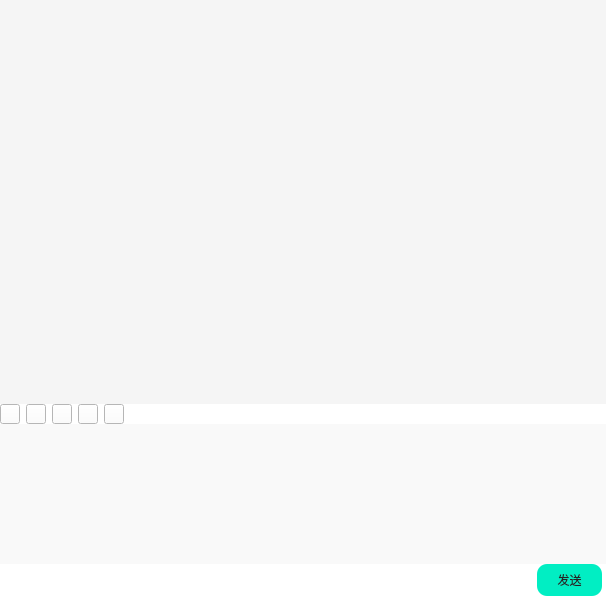
<?xml version="1.0" encoding="UTF-8"?>
<ui version="4.0">
 <class>Lx_NewChat</class>
 <widget class="QWidget" name="Lx_NewChat">
  <property name="geometry">
   <rect>
    <x>0</x>
    <y>0</y>
    <width>606</width>
    <height>598</height>
   </rect>
  </property>
  <property name="windowTitle">
   <string>Lx_NewChat</string>
  </property>
  <property name="styleSheet">
   <string notr="true">background-color: rgb(255, 255, 255);</string>
  </property>
  <layout class="QVBoxLayout" name="verticalLayout">
   <property name="spacing">
    <number>0</number>
   </property>
   <property name="leftMargin">
    <number>0</number>
   </property>
   <property name="topMargin">
    <number>0</number>
   </property>
   <property name="rightMargin">
    <number>0</number>
   </property>
   <property name="bottomMargin">
    <number>2</number>
   </property>
   <item>
    <widget class="Lx_ChatView" name="listView">
     <property name="styleSheet">
      <string notr="true">QWidget{
background-color:#F5F5F5;
border:none;
color:black;
}</string>
     </property>
     <property name="horizontalScrollBarPolicy">
      <enum>Qt::ScrollBarAlwaysOff</enum>
     </property>
    </widget>
   </item>
   <item>
    <layout class="QHBoxLayout" name="horizontalLayout">
     <property name="spacing">
      <number>6</number>
     </property>
     <item>
      <widget class="QPushButton" name="btn_emo1">
       <property name="minimumSize">
        <size>
         <width>20</width>
         <height>20</height>
        </size>
       </property>
       <property name="maximumSize">
        <size>
         <width>20</width>
         <height>20</height>
        </size>
       </property>
       <property name="styleSheet">
        <string notr="true">border-image: url(:/image/pic/ico_emoji1.png);</string>
       </property>
       <property name="text">
        <string/>
       </property>
      </widget>
     </item>
     <item>
      <widget class="QPushButton" name="btn_emo2">
       <property name="minimumSize">
        <size>
         <width>20</width>
         <height>20</height>
        </size>
       </property>
       <property name="maximumSize">
        <size>
         <width>20</width>
         <height>20</height>
        </size>
       </property>
       <property name="styleSheet">
        <string notr="true">border-image: url(:/image/pic/ico_emoji2.png);</string>
       </property>
       <property name="text">
        <string/>
       </property>
      </widget>
     </item>
     <item>
      <widget class="QPushButton" name="btn_emo3">
       <property name="minimumSize">
        <size>
         <width>20</width>
         <height>20</height>
        </size>
       </property>
       <property name="maximumSize">
        <size>
         <width>20</width>
         <height>20</height>
        </size>
       </property>
       <property name="styleSheet">
        <string notr="true">border-image: url(:/image/pic/ico_emoji3.png);</string>
       </property>
       <property name="text">
        <string/>
       </property>
      </widget>
     </item>
     <item>
      <widget class="QPushButton" name="btn_emo4">
       <property name="minimumSize">
        <size>
         <width>20</width>
         <height>20</height>
        </size>
       </property>
       <property name="maximumSize">
        <size>
         <width>20</width>
         <height>20</height>
        </size>
       </property>
       <property name="styleSheet">
        <string notr="true">border-image: url(:/image/pic/1.gif);</string>
       </property>
       <property name="text">
        <string/>
       </property>
      </widget>
     </item>
     <item>
      <widget class="QPushButton" name="btn_emo5">
       <property name="minimumSize">
        <size>
         <width>20</width>
         <height>20</height>
        </size>
       </property>
       <property name="maximumSize">
        <size>
         <width>20</width>
         <height>20</height>
        </size>
       </property>
       <property name="styleSheet">
        <string notr="true">border-image: url(:/image/pic/2.gif);</string>
       </property>
       <property name="text">
        <string/>
       </property>
      </widget>
     </item>
     <item>
      <spacer name="horizontalSpacer">
       <property name="orientation">
        <enum>Qt::Horizontal</enum>
       </property>
       <property name="sizeHint" stdset="0">
        <size>
         <width>40</width>
         <height>20</height>
        </size>
       </property>
      </spacer>
     </item>
    </layout>
   </item>
   <item>
    <widget class="Lx_TextEdit" name="textEdit">
     <property name="minimumSize">
      <size>
       <width>0</width>
       <height>120</height>
      </size>
     </property>
     <property name="maximumSize">
      <size>
       <width>16777215</width>
       <height>140</height>
      </size>
     </property>
     <property name="font">
      <font>
       <family>Microsoft YaHei</family>
      </font>
     </property>
     <property name="styleSheet">
      <string notr="true">background:rgba(249,249,249,1);
border:none;
color:black;</string>
     </property>
    </widget>
   </item>
   <item>
    <layout class="QHBoxLayout" name="horizontalLayout_2">
     <property name="rightMargin">
      <number>4</number>
     </property>
     <item>
      <spacer name="horizontalSpacer_2">
       <property name="orientation">
        <enum>Qt::Horizontal</enum>
       </property>
       <property name="sizeHint" stdset="0">
        <size>
         <width>40</width>
         <height>20</height>
        </size>
       </property>
      </spacer>
     </item>
     <item>
      <widget class="QPushButton" name="btn_send">
       <property name="minimumSize">
        <size>
         <width>65</width>
         <height>32</height>
        </size>
       </property>
       <property name="maximumSize">
        <size>
         <width>65</width>
         <height>32</height>
        </size>
       </property>
       <property name="styleSheet">
        <string notr="true">QPushButton
{
background: #01EEC3;
border-radius: 10px;
font-size: 12px;
font-family: 微软雅黑;
color: #212426;
}</string>
       </property>
       <property name="text">
        <string>发送</string>
       </property>
      </widget>
     </item>
    </layout>
   </item>
  </layout>
 </widget>
 <customwidgets>
  <customwidget>
   <class>Lx_ChatView</class>
   <extends>QListView</extends>
   <header location="global">Lx_ChatView.h</header>
  </customwidget>
  <customwidget>
   <class>Lx_TextEdit</class>
   <extends>QTextEdit</extends>
   <header location="global">Lx_TextEdit.h</header>
  </customwidget>
 </customwidgets>
 <resources/>
 <connections/>
</ui>
